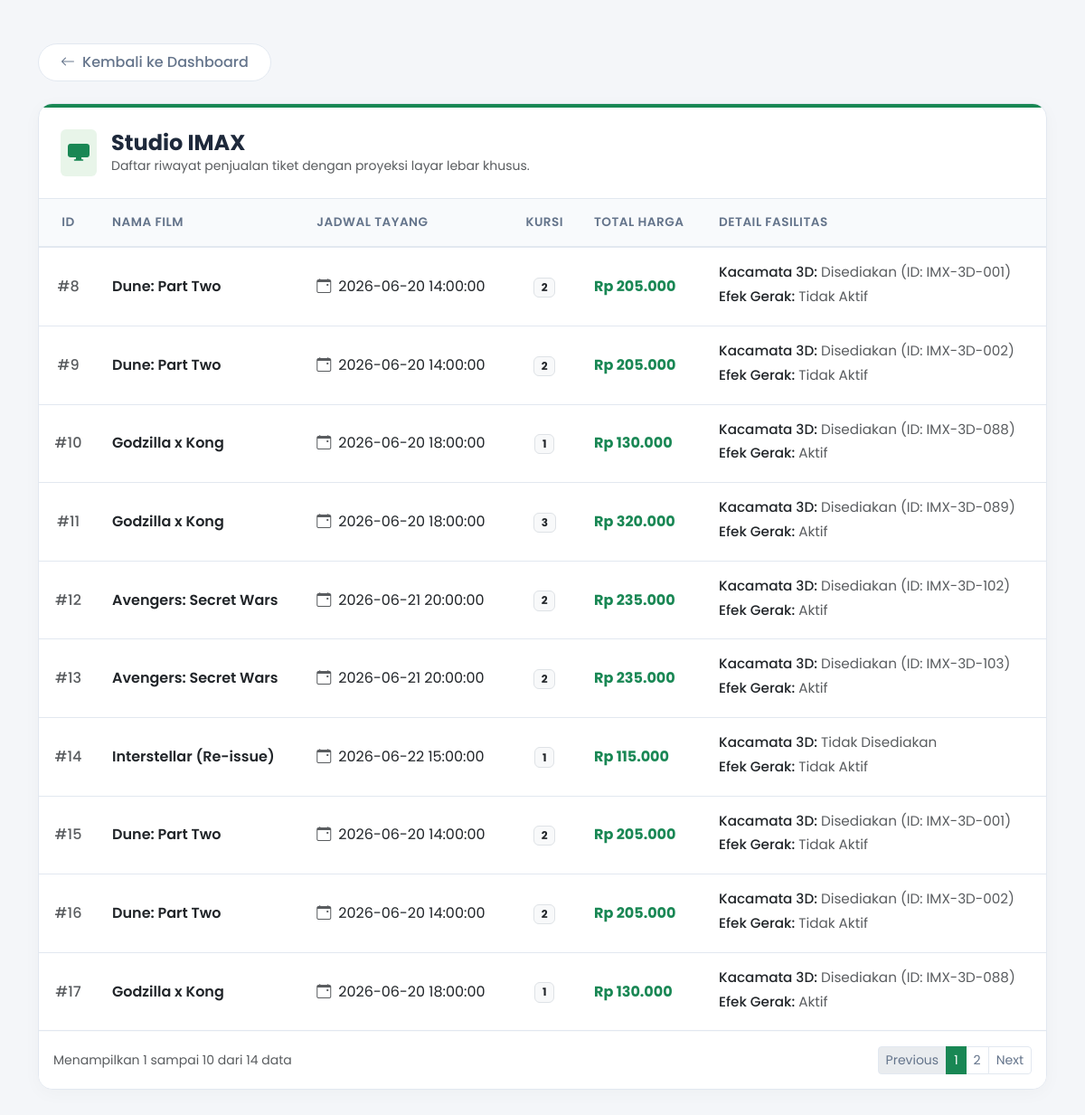
The page /views/imax.php on the database its author committed.
### tables this page shows
CREATE TABLE `tabel_tiket` (
  `id_tiket` int(11) NOT NULL AUTO_INCREMENT,
  `nama_film` varchar(255) NOT NULL,
  `jadwal_tayang` datetime NOT NULL,
  `jumlah_kursi` int(11) NOT NULL,
  `harga_dasar_tiket` int(11) NOT NULL,
  `jenis_studio` enum('Regular','IMAX','Velvet') NOT NULL,
  `tipe_audio` varchar(50) DEFAULT NULL,
  `lokasi_baris` varchar(10) DEFAULT NULL,
  `kacamata_3d_id` varchar(50) DEFAULT NULL,
  `efek_gerak_fitur` tinyint(1) DEFAULT NULL,
  `bantal_selimut_pack` tinyint(1) DEFAULT NULL,
  `layanan_butler` tinyint(1) DEFAULT NULL,
  PRIMARY KEY (`id_tiket`)
);

### models/tiket.php (called while the page is built, shortened)
<?php
abstract class Tiket {
    protected int $id_tiket;
    protected string $nama_film;
    protected string $jadwal_tayang;
    protected int $jumlah_kursi;
    protected static string $kategoriStudio = '';
    public function __construct(
        int $id_tiket,
        string $nama_film,
        string $jadwal_tayang,
        int $jumlah_kursi,
        int $hargaDasarTiket
    ) {
        $this->id_tiket = $id_tiket;
        $this->nama_film = $nama_film;
        $this->jadwal_tayang = $jadwal_tayang;
        $this->jumlah_kursi = $jumlah_kursi;
        $this->hargaDasarTiket = $hargaDasarTiket;
    }
    public function getIdTiket(): int {
        return $this->id_tiket;
    }
    public function getNamaFilm(): string {
        return $this->nama_film;
    }
    public function getJadwalTayang(): string {
        return $this->jadwal_tayang;
    }
    public function getJumlahKursi(): int {
        return $this->jumlah_kursi;
    }
    public static function ambilSemuaData(PDO $pdo): array {
        $kategori = static::$kategoriStudio;
        $stmt = $pdo->prepare("SELECT * FROM tabel_tiket WHERE jenis_studio = :kategori");
        $stmt->execute(['kategori' => $kategori]);
        $rows = $stmt->fetchAll();
        $result = [];
        foreach ($rows as $row) {
            $result[] = static::rakitObjek($row);
        }
        return $result;
    }
}
?>

### models/tiketImax.php (called while the page is built, shortened)
<?php
require_once __DIR__ . '/tiket.php';
class TiketIMAX extends Tiket {
    private ?string $kacamata3dId;
    private ?bool $efekGerakFitur;
    public function __construct(
        int $id_tiket,
        string $nama_film,
        string $jadwal_tayang,
        int $jumlah_kursi,
        int $hargaDasarTiket,
        ?string $kacamata3dId,
        ?bool $efekGerakFitur
    ) {
        $this->kacamata3dId = $kacamata3dId;
        $this->efekGerakFitur = $efekGerakFitur;
    }
    public function hitungTotalHarga(): int {
        return ($this->jumlah_kursi * $this->hargaDasarTiket) + 35000;
    }
    public function tampilkanInfoFasilitas(): array {
        $statusKacamata = $this->kacamata3dId ? "Disediakan (ID: " . $this->kacamata3dId . ")" : "Tidak Disediakan";
        $statusEfek = $this->efekGerakFitur ? "Aktif" : "Tidak Aktif";
        return [
            'Kacamata 3D' => $statusKacamata,
            'Efek Gerak'  => $statusEfek
        ];
    }
    protected static function rakitObjek(array $row): self {
        return new self(
            $row['id_tiket'],
            $row['nama_film'],
            $row['jadwal_tayang'],
            $row['jumlah_kursi'],
            $row['harga_dasar_tiket'],
            $row['kacamata_3d_id'],
            $row['efek_gerak_fitur'] !== null ? (bool)$row['efek_gerak_fitur'] : null
        );
    }
}
?>

### views/imax.php (the view, shortened to what this page needs)
<?php
require_once '../models/tiketImax.php';
$database = new Database();
$pdo = $database->getConnection();
$daftarTiket = TiketIMAX::ambilSemuaData($pdo);
$perPage = 10;
$totalData = count($daftarTiket);
$totalPages = ceil($totalData / $perPage);
$page = isset($_GET['page']) ? (int)$_GET['page'] : 1;
$offset = ($page - 1) * $perPage;
$dataHalamanIni = array_slice($daftarTiket, $offset, $perPage);
?>
<!DOCTYPE html>
<html lang="id">
<head>
    <link href="https://cdn.jsdelivr.net/npm/bootstrap@5.3.0/dist/css/bootstrap.min.css" rel="stylesheet">
    <link href="https://cdn.jsdelivr.net/npm/bootstrap-icons@1.10.0/font/bootstrap-icons.css" rel="stylesheet">
</head>
<body>
<div class="container py-5 animate-fade">
    <div class="mb-4">
        <a href="../index.php" class="btn-back text-decoration-none d-inline-flex align-items-center">
            <i class="bi bi-arrow-left me-2"></i> Kembali ke Dashboard
        </a>
    </div>
    <div class="premium-card">
        <div class="card-header-custom d-flex align-items-center">
            <div class="p-2 rounded me-3" style="background-color: #e8f5e9; color: var(--accent-imax);">
                <i class="bi bi-display-fill fs-4"></i>
            </div>
            <div>
                <h4 class="mb-0 fw-bold">Studio IMAX</h4>
                <p class="text-muted mb-0 small">Daftar riwayat penjualan tiket dengan proyeksi layar lebar khusus.</p>
            </div>
        </div>
        <div class="card-body p-0">
            <div class="table-responsive">
                <table class="table table-hover align-middle">
                    <thead>
                        <tr>
                            <th class="text-center">ID</th>
                            <th>Nama Film</th>
                            <th>Jadwal Tayang</th>
                            <th class="text-center">Kursi</th>
                            <th>Total Harga</th>
                            <th>Detail Fasilitas</th>
                        </tr>
                    </thead>
                    <tbody>
                        <?php if ($totalData > 0): ?>
                            <?php foreach ($dataHalamanIni as $tiket): ?>
                                <tr>
                                    <td class="text-center fw-medium text-muted">#<?= $tiket->getIdTiket(); ?></td>
                                    <td class="fw-semibold"><?= $tiket->getNamaFilm(); ?></td>
                                    <td><i class="bi bi-calendar-event me-2 text-muted"></i><?= $tiket->getJadwalTayang(); ?></td>
                                    <td class="text-center"><span class="badge bg-light text-dark border"><?= $tiket->getJumlahKursi(); ?></span></td>
                                    <td class="fw-bold" style="color: var(--accent-imax);">
                                        Rp <?= number_format($tiket->hitungTotalHarga(), 0, ',', '.'); ?>
                                    </td>
                                    <td>
                                        <ul class="list-unstyled mb-0 text-muted">
                                            <?php foreach ($tiket->tampilkanInfoFasilitas() as $fitur => $status): ?>
                                                <li><span class="fw-medium text-dark"><?= $fitur; ?>:</span> <?= $status; ?></li>
                                            <?php endforeach; ?>
                                        </ul>
                                    </td>
                                </tr>
                            <?php endforeach; ?>
                        <?php endif; ?>
                    </tbody>
                </table>
            </div>
            <?php if ($totalData > 0): ?>
            <div class="p-3 border-top border-light d-flex justify-content-between align-items-center bg-white">
                <span class="text-muted small">
                    Menampilkan <?= $offset + 1 ?> sampai <?= min($offset + $perPage, $totalData) ?> dari <?= $totalData ?> data
                </span>
                <nav aria-label="Page navigation">
                    <ul class="pagination pagination-sm mb-0">
                        <li class="page-item <?= ($page <= 1) ? 'disabled' : '' ?>">
                            <a class="page-link" href="?page=<?= $page - 1 ?>">Previous</a>
                        </li>
                        <?php for ($i = 1; $i <= $totalPages; $i++): ?>
                            <li class="page-item <?= ($i == $page) ? 'active' : '' ?>">
                                <a class="page-link" href="?page=<?= $i ?>"><?= $i ?></a>
                            </li>
                        <?php endfor; ?>
                        <li class="page-item <?= ($page >= $totalPages) ? 'disabled' : '' ?>">
                            <a class="page-link" href="?page=<?= $page + 1 ?>">Next</a>
                        </li>
                    </ul>
                </nav>
            </div>
            <?php endif; ?>
        </div>
    </div>
</div>
</body>
</html>

### views/imax.php (style rules this page uses)
:root { --bg-main: #f4f6f9; --card-bg: #ffffff; --text-dark: #1e293b; --text-muted: #64748b; --border-light: #e2e8f0; --accent-imax: #198754; }
body { font-family: 'Poppins', sans-serif; background-color: var(--bg-main); color: var(--text-dark); }
.animate-fade { animation: fadeIn 0.5s ease-out forwards; }
.premium-card { background-color: var(--card-bg); border: 1px solid var(--border-light); border-radius: 16px; box-shadow: 0 4px 20px rgba(0,0,0,0.03); overflow: hidden; }
.card-header-custom { background-color: transparent; border-bottom: 1px solid var(--border-light); padding: 1.5rem; border-top: 4px solid var(--accent-imax); }
.btn-back { background-color: #ffffff; color: var(--text-muted); border: 1px solid var(--border-light); border-radius: 50px; padding: 0.5rem 1.5rem; font-weight: 500; transition: all 0.3s; }
.table { margin-bottom: 0; color: var(--text-dark); }
.table > thead > tr > th { background-color: #f8fafc; color: var(--text-muted); font-weight: 600; text-transform: uppercase; font-size: 0.85rem; letter-spacing: 0.5px; border-bottom: 2px solid var(--border-light); padding: 1rem; }
.table > tbody > tr > td { padding: 1rem; vertical-align: middle; border-bottom: 1px solid var(--border-light); }
.list-unstyled li { margin-bottom: 0.25rem; font-size: 0.95rem; }
.pagination .page-link { color: var(--text-muted); border-color: var(--border-light); box-shadow: none; }
.pagination .page-item.active .page-link { background-color: var(--accent-imax); border-color: var(--accent-imax); color: #fff; }

### rows shown on the page
tabel_tiket: id_tiket "8", nama_film "Dune: Part Two", jadwal_tayang "2026-06-20 14:00:00", jumlah_kursi "2", $tiket->hitungTotalHarga() "205.000", fitur "Kacamata 3D", status "Disediakan (ID: IMX-3D-001)", fitur "Efek Gerak", status "Tidak Aktif"
tabel_tiket: id_tiket "9", nama_film "Dune: Part Two", jadwal_tayang "2026-06-20 14:00:00", jumlah_kursi "2", $tiket->hitungTotalHarga() "205.000", fitur "Kacamata 3D", status "Disediakan (ID: IMX-3D-002)", fitur "Efek Gerak", status "Tidak Aktif"
tabel_tiket: id_tiket "10", nama_film "Godzilla x Kong", jadwal_tayang "2026-06-20 18:00:00", efek_gerak_fitur "1", $tiket->hitungTotalHarga() "130.000", fitur "Kacamata 3D", status "Disediakan (ID: IMX-3D-088)", fitur "Efek Gerak", status "Aktif"
tabel_tiket: id_tiket "11", nama_film "Godzilla x Kong", jadwal_tayang "2026-06-20 18:00:00", jumlah_kursi "3", $tiket->hitungTotalHarga() "320.000", fitur "Kacamata 3D", status "Disediakan (ID: IMX-3D-089)", fitur "Efek Gerak", status "Aktif"
tabel_tiket: id_tiket "12", nama_film "Avengers: Secret Wars", jadwal_tayang "2026-06-21 20:00:00", jumlah_kursi "2", $tiket->hitungTotalHarga() "235.000", fitur "Kacamata 3D", status "Disediakan (ID: IMX-3D-102)", fitur "Efek Gerak", status "Aktif"
tabel_tiket: id_tiket "13", nama_film "Avengers: Secret Wars", jadwal_tayang "2026-06-21 20:00:00", jumlah_kursi "2", $tiket->hitungTotalHarga() "235.000", fitur "Kacamata 3D", status "Disediakan (ID: IMX-3D-103)", fitur "Efek Gerak", status "Aktif"
tabel_tiket: id_tiket "14", nama_film "Interstellar (Re-issue)", jadwal_tayang "2026-06-22 15:00:00", jumlah_kursi "1", $tiket->hitungTotalHarga() "115.000", fitur "Kacamata 3D", status "Tidak Disediakan", fitur "Efek Gerak", status "Tidak Aktif"
tabel_tiket: id_tiket "15", nama_film "Dune: Part Two", jadwal_tayang "2026-06-20 14:00:00", jumlah_kursi "2", $tiket->hitungTotalHarga() "205.000", fitur "Kacamata 3D", status "Disediakan (ID: IMX-3D-001)", fitur "Efek Gerak", status "Tidak Aktif"
tabel_tiket: id_tiket "16", nama_film "Dune: Part Two", jadwal_tayang "2026-06-20 14:00:00", jumlah_kursi "2", $tiket->hitungTotalHarga() "205.000", fitur "Kacamata 3D", status "Disediakan (ID: IMX-3D-002)", fitur "Efek Gerak", status "Tidak Aktif"
tabel_tiket: id_tiket "17", nama_film "Godzilla x Kong", jadwal_tayang "2026-06-20 18:00:00", efek_gerak_fitur "1", $tiket->hitungTotalHarga() "130.000", fitur "Kacamata 3D", status "Disediakan (ID: IMX-3D-088)", fitur "Efek Gerak", status "Aktif"

### other values the page prints
$offset + 1 "1"
min($offset + $perPage, $totalData) "10"
$totalData "14"
